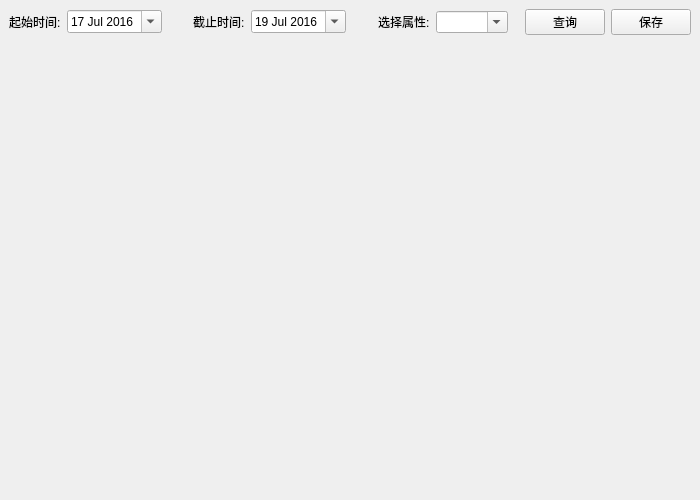
<?xml version="1.0" encoding="UTF-8"?>
<ui version="4.0">
 <class>LineChart</class>
 <widget class="QMainWindow" name="LineChart">
  <property name="geometry">
   <rect>
    <x>0</x>
    <y>0</y>
    <width>700</width>
    <height>500</height>
   </rect>
  </property>
  <property name="windowTitle">
   <string>MainWindow</string>
  </property>
  <widget class="QWidget" name="centralwidget">
   <layout class="QVBoxLayout" name="verticalLayout">
    <item>
     <layout class="QHBoxLayout" name="horizontalLayout_5">
      <item>
       <layout class="QHBoxLayout" name="horizontalLayout_4">
        <item>
         <layout class="QHBoxLayout" name="horizontalLayout">
          <item>
           <widget class="QLabel" name="label">
            <property name="text">
             <string>起始时间:</string>
            </property>
           </widget>
          </item>
          <item>
           <widget class="QDateEdit" name="dateEdit">
            <property name="dateTime">
             <datetime>
              <hour>0</hour>
              <minute>0</minute>
              <second>0</second>
              <year>2016</year>
              <month>7</month>
              <day>17</day>
             </datetime>
            </property>
            <property name="calendarPopup">
             <bool>true</bool>
            </property>
           </widget>
          </item>
         </layout>
        </item>
        <item>
         <spacer name="horizontalSpacer">
          <property name="orientation">
           <enum>Qt::Horizontal</enum>
          </property>
          <property name="sizeHint" stdset="0">
           <size>
            <width>40</width>
            <height>20</height>
           </size>
          </property>
         </spacer>
        </item>
        <item>
         <layout class="QHBoxLayout" name="horizontalLayout_2">
          <item>
           <widget class="QLabel" name="label_2">
            <property name="text">
             <string>截止时间:</string>
            </property>
           </widget>
          </item>
          <item>
           <widget class="QDateEdit" name="dateEdit_2">
            <property name="dateTime">
             <datetime>
              <hour>0</hour>
              <minute>0</minute>
              <second>0</second>
              <year>2016</year>
              <month>7</month>
              <day>19</day>
             </datetime>
            </property>
            <property name="calendarPopup">
             <bool>true</bool>
            </property>
           </widget>
          </item>
         </layout>
        </item>
        <item>
         <spacer name="horizontalSpacer_2">
          <property name="orientation">
           <enum>Qt::Horizontal</enum>
          </property>
          <property name="sizeHint" stdset="0">
           <size>
            <width>40</width>
            <height>20</height>
           </size>
          </property>
         </spacer>
        </item>
        <item>
         <layout class="QHBoxLayout" name="horizontalLayout_3">
          <item>
           <widget class="QLabel" name="label_3">
            <property name="text">
             <string>选择属性:</string>
            </property>
           </widget>
          </item>
          <item>
           <widget class="QComboBox" name="comboBox">
            <property name="editable">
             <bool>true</bool>
            </property>
           </widget>
          </item>
         </layout>
        </item>
       </layout>
      </item>
      <item>
       <spacer name="horizontalSpacer_3">
        <property name="orientation">
         <enum>Qt::Horizontal</enum>
        </property>
        <property name="sizeHint" stdset="0">
         <size>
          <width>40</width>
          <height>20</height>
         </size>
        </property>
       </spacer>
      </item>
      <item>
       <widget class="QPushButton" name="pushButton">
        <property name="text">
         <string>查询</string>
        </property>
       </widget>
      </item>
      <item>
       <widget class="QPushButton" name="pushButton_2">
        <property name="text">
         <string>保存</string>
        </property>
       </widget>
      </item>
     </layout>
    </item>
    <item>
     <spacer name="verticalSpacer">
      <property name="orientation">
       <enum>Qt::Vertical</enum>
      </property>
      <property name="sizeHint" stdset="0">
       <size>
        <width>20</width>
        <height>526</height>
       </size>
      </property>
     </spacer>
    </item>
   </layout>
  </widget>
  <widget class="QMenuBar" name="menubar">
   <property name="geometry">
    <rect>
     <x>0</x>
     <y>0</y>
     <width>700</width>
     <height>23</height>
    </rect>
   </property>
  </widget>
 </widget>
 <resources/>
 <connections/>
</ui>
